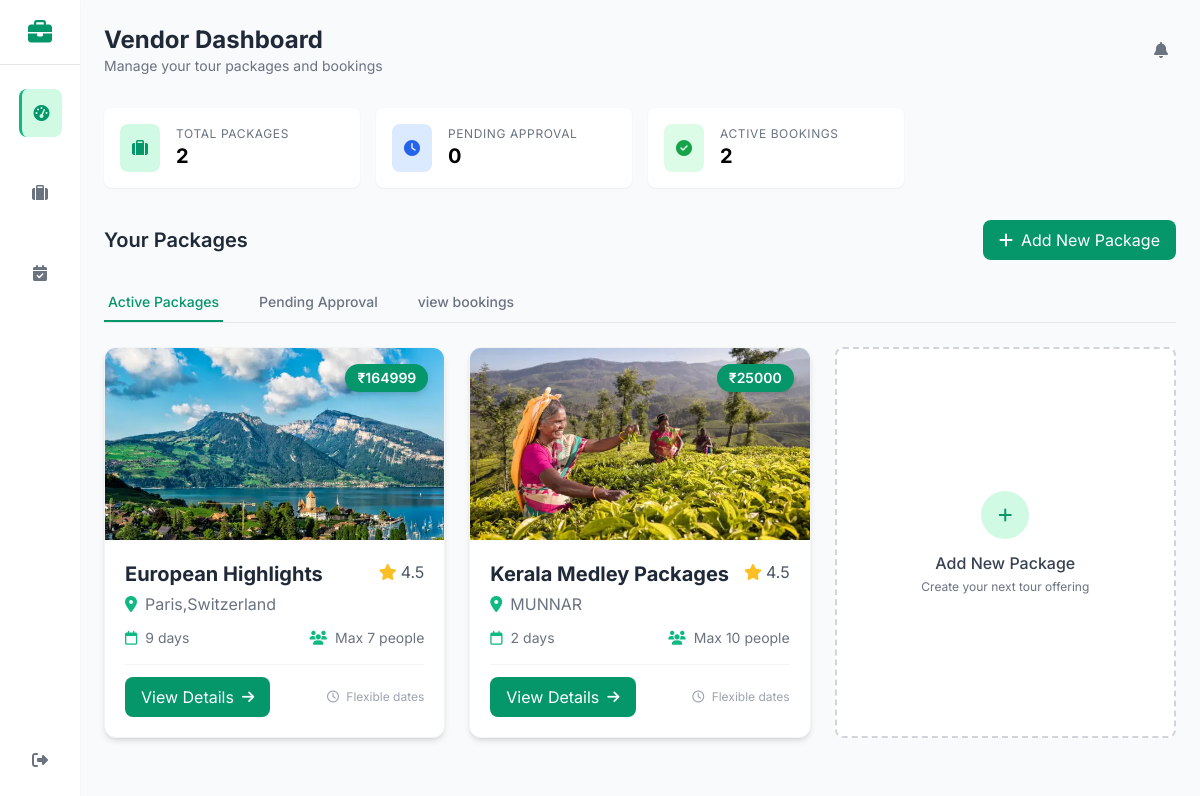
The app's page /vendordash/ (signed in) with its own data.
### vendors/models.py (models this page shows)
class Package(models.Model):
    STATUS_CHOICES = [
        ('pending', 'Pending'),
        ('approved', 'Approved'),
        ('rejected', 'Rejected'),
        ('private', 'Private'),
    ]
    vendor = models.ForeignKey(Registeredvendor, on_delete=models.CASCADE,null=True)
    name = models.CharField(max_length=100)
    destination = models.CharField(max_length=100)
    price = models.DecimalField(max_digits=10, decimal_places=2)
    duration = models.IntegerField()
    group_size = models.IntegerField()
    description = models.TextField()
    created_at = models.DateTimeField(auto_now_add=True)
    status = models.CharField(max_length=10, choices=STATUS_CHOICES, default='pending')
    expiry_date = models.DateField(null=True, blank=True)
    views_count = models.IntegerField(default=0)

class PackageImage(models.Model):
    package = models.ForeignKey(Package, on_delete=models.CASCADE, related_name='images')
    image = models.ImageField(upload_to='package_images/')

### vendors/views.py (the view)
# urls.py: path('vendordash/',v.vendordash,name="vendordash"),
def vendordash(request):
    vendor_id = request.session.get('vendor_id')
    if not vendor_id:
        messages.error(request, "Please login first.")
        return redirect('vendorlogin')
    total_packages = Package.objects.filter(vendor_id=vendor_id).count()
    pending_packages = Package.objects.filter(vendor_id=vendor_id, status='pending').count()
    approved_packages = Package.objects.filter(vendor_id=vendor_id, status='approved').count()
    active_packages = Package.objects.filter(status='approved', vendor_id=vendor_id)
    return render(request, "vendors/vendordash.html", {
        "total_packages": total_packages,
        "pending_packages": pending_packages,
        "active_bookings": approved_packages,
        "active_packages": active_packages,
    })

### vendors/templates/vendors/vendordash.html (shortened to what this page needs)
<!DOCTYPE html>
<html lang="en">
<head>
    <script src="https://cdn.tailwindcss.com"></script>
    <link rel="stylesheet" href="https://cdnjs.cloudflare.com/ajax/libs/font-awesome/6.4.0/css/all.min.css">
</head>
<body class="min-h-screen">
    <div class="flex">
        <div class="w-20 bg-white h-screen sticky top-0 shadow-sm flex flex-col">
            <div class="p-4 flex items-center justify-center border-b border-gray-200">
                <i class="fas fa-briefcase text-emerald-600 text-2xl"></i>
            </div>
            <nav class="flex-1 flex flex-col items-center pt-6 space-y-8">
                <a href="{% url 'vendordash' %}" class="p-3 rounded-lg nav-link active text-emerald-600" title="Dashboard">
                    <i class="fas fa-tachometer-alt"></i>
                </a>
                <a href="#" class="p-3 rounded-lg nav-link text-gray-500 hover:bg-gray-100" title="Packages">
                    <i class="fas fa-suitcase"></i>
                </a>
                <a href="#" class="p-3 rounded-lg nav-link text-gray-500 hover:bg-gray-100" title="Bookings">
                    <i class="fas fa-calendar-check"></i>
                </a>
            </nav>
            <div class="p-4 mt-auto flex flex-col items-center space-y-4">
                <a href="{% url 'userlogout' %}" id="logout-btn" class="p-3 rounded-lg text-gray-500 hover:bg-gray-100 block" title="Logout">
                    <i class="fas fa-sign-out-alt"></i>
                </a>
            </div>
        </div>
        <div class="flex-1 p-6">
            <div class="flex justify-between items-center mb-8">
                <div>
                    <h1 class="text-2xl font-bold text-gray-800">Vendor Dashboard</h1>
                    <p class="text-sm text-gray-500">Manage your tour packages and bookings</p>
                </div>
                <div class="flex items-center space-x-4">
                    <button class="p-2 text-gray-500 hover:bg-gray-100 rounded-full">
                        <i class="fas fa-bell"></i>
                    </button>
                </div>
            </div>
            <div class="grid grid-cols-1 md:grid-cols-4 gap-4 mb-8" id="stats-cards">
                <div class="dashboard-card bg-white rounded-lg p-4">
                    <div class="flex items-center">
                        <div class="bg-emerald-100 p-3 rounded-lg mr-4">
                            <i class="fas fa-suitcase text-emerald-600"></i>
                        </div>
                        <div>
                            <p class="text-xs text-gray-500 uppercase tracking-wider">Total Packages</p>
                            <p class="text-xl font-bold">{{ total_packages }}</p>
                        </div>
                    </div>
                </div>
                <div class="dashboard-card bg-white rounded-lg p-4">
                    <div class="flex items-center">
                        <div class="bg-blue-100 p-3 rounded-lg mr-4">
                            <i class="fas fa-clock text-blue-600"></i>
                        </div>
                        <div>
                            <p class="text-xs text-gray-500 uppercase tracking-wider">Pending Approval</p>
                            <p class="text-xl font-bold">{{ pending_packages }}</p>
                        </div>
                    </div>
                </div>
                <div class="dashboard-card bg-white rounded-lg p-4">
                    <div class="flex items-center">
                        <div class="bg-green-100 p-3 rounded-lg mr-4">
                            <i class="fas fa-check-circle text-green-600"></i>
                        </div>
                        <div>
                            <p class="text-xs text-gray-500 uppercase tracking-wider">Active Bookings</p>
                            <p class="text-xl font-bold">{{ active_bookings }}</p>
                        </div>
                    </div>
                </div>
            </div>
            <div class="flex justify-between items-center mb-6">
                <h2 class="text-xl font-semibold text-gray-800">Your Packages</h2>
                <button id="add-package-btn" class="flex items-center px-4 py-2 bg-emerald-600 text-white rounded-lg hover:bg-emerald-700 transition">
                    <i class="fas fa-plus mr-2"></i> Add New Package
                </button>
            </div>
            <div class="mb-6 border-b border-gray-200">
                <nav class="flex space-x-8">
                    <a href="" class="py-2 px-1 border-b-2 border-emerald-600 text-emerald-600 font-medium text-sm">
                        Active Packages
                    </a>
                    <a href="{% url 'pending_package' %}" class="py-2 px-1 text-gray-500 hover:text-gray-700 font-medium text-sm">
                        Pending Approval
                    </a>
                     <a href="{% url 'vendor_bookings' %}" class="py-2 px-1 text-gray-500 hover:text-gray-700 font-medium text-sm">
                        view bookings
                    </a>
                </nav>
            </div>
            <div class="grid grid-cols-1 md:grid-cols-2 lg:grid-cols-3 gap-6" id="packages-container">
                {% for package in active_packages %}
                <div class="package-card bg-white rounded-xl overflow-hidden shadow-md hover:shadow-lg transition-all duration-300 border border-gray-100">
                    <div class="h-48 bg-gray-100 relative overflow-hidden">
                        {% if package.images.first %}
                        <img src="{{ package.images.first.image.url }}"
                             alt="{{ package.name }}"
                             class="w-full h-full object-cover transition-transform duration-500 hover:scale-110">
                        {% else %}
                        <div class="w-full h-full flex items-center justify-center text-gray-400">
                            <i class="fas fa-image fa-3x"></i>
                        </div>
                        {% endif %}
                        <div class="absolute top-4 right-4 bg-emerald-600 text-white px-3 py-1 rounded-full text-sm font-semibold shadow-md">
                            ₹{{ package.price|floatformat:"0" }}
                        </div>
                    </div>
                    <div class="p-5">
                        <div class="flex justify-between items-start">
                            <h3 class="text-xl font-bold text-gray-800 mb-1">{{ package.name }}</h3>
                            <span class="flex items-center text-amber-400">
                                <i class="fas fa-star"></i>
                                <span class="ml-1 text-gray-600">4.5</span>
                            </span>
                        </div>
                        <div class="flex items-center text-gray-500 mb-3">
                            <i class="fas fa-map-marker-alt text-emerald-500 mr-2"></i>
                            <span>{{ package.destination }}</span>
                        </div>
                        <div class="flex items-center justify-between text-sm text-gray-500 mb-4">
                            <span class="flex items-center">
                                <i class="far fa-calendar text-emerald-500 mr-2"></i>
                                {{ package.duration }} day{{ package.duration|pluralize }}
                            </span>
                            <span class="flex items-center">
                                <i class="fas fa-users text-emerald-500 mr-2"></i>
                                Max {{ package.group_size }} people
                            </span>
                        </div>
                        <div class="flex justify-between items-center pt-3 border-t border-gray-100">
                            <a href="{% url 'package_details' package.id %}"
                               class="px-4 py-2 bg-emerald-600 hover:bg-emerald-700 text-white rounded-lg transition-colors duration-300 flex items-center">
                                <span>View Details</span>
                                <i class="fas fa-arrow-right ml-2 text-sm"></i>
                            </a>
                            <span class="text-xs text-gray-400">
                                <i class="far fa-clock mr-1"></i>
                                Flexible dates
                            </span>
                        </div>
                    </div>
                </div>
                {% endfor %}
                <div id="add-package-card" class="package-card bg-white rounded-lg border-2 border-dashed border-gray-300 hover:border-emerald-400 flex items-center justify-center cursor-pointer transition">
                    <div class="text-center p-6">
                        <div class="w-12 h-12 bg-emerald-100 rounded-full flex items-center justify-center mx-auto mb-3">
                            <i class="fas fa-plus text-emerald-600"></i>
                        </div>
                        <h3 class="font-medium text-gray-700">Add New Package</h3>
                        <p class="text-xs text-gray-500 mt-1">Create your next tour offering</p>
                    </div>
                </div>
            </div>
        </div>
    </div>
</body>
</html>

### vendors/templates/vendors/vendordash.html (style rules this page uses)
:root { --primary: #10b981; --primary-dark: #059669; --primary-light: #d1fae5; }
body { font-family: 'Inter', sans-serif; background-color: #f8fafc; }
.dashboard-card { transition: all 0.3s ease; box-shadow: 0 1px 2px 0 rgba(0, 0, 0, 0.05); }
.nav-link.active { background-color: var(--primary-light); border-left: 3px solid var(--primary); }
.package-card { transition: all 0.2s ease; }
.package-card { transition: all 0.3s ease; }

### records on screen
Package: images.first.image (picture), price "164999", name "European Highlights", destination "Paris,Switzerland", duration "9", group_size "7"
Package: images.first.image (picture), price "25000", name "Kerala Medley Packages", destination "MUNNAR", duration "2", group_size "10"

### other values on screen
{{ total_packages }} "2"
{{ pending_packages }} "0"
{{ active_bookings }} "2"
